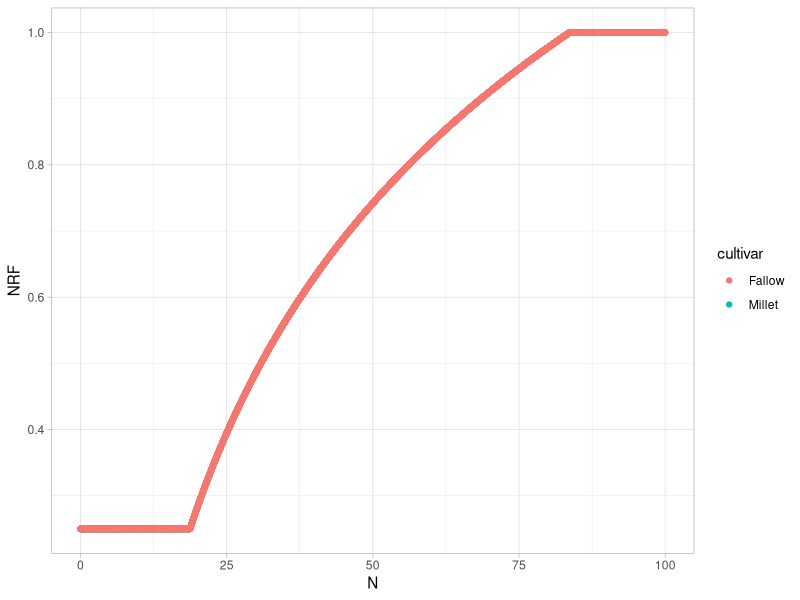

Write R code to recreate this figure.



Navail <- runif(10000, min=0, max=100)

nmil <- sapply(0.501 * log (Navail) - 1.2179, min, 1)
NRFmil <- sapply(nmil,max,0.25)
nfallow <-  sapply(0.501 * log (Navail) - 1.2179, min, 1)
NRFfallow <- sapply(nfallow, max,0.25)




dfmil <-  data.frame(N=Navail, NRF=NRFmil, cultivar="Millet")
dffallow <-  data.frame(N=Navail, NRF=NRFfallow, cultivar="Fallow")
df <-  rbind(dfmil, dffallow)

library(ggplot2)
ggplot(df, aes(x=N, y=NRF, color=cultivar))+
  geom_point()+
  theme_light()
